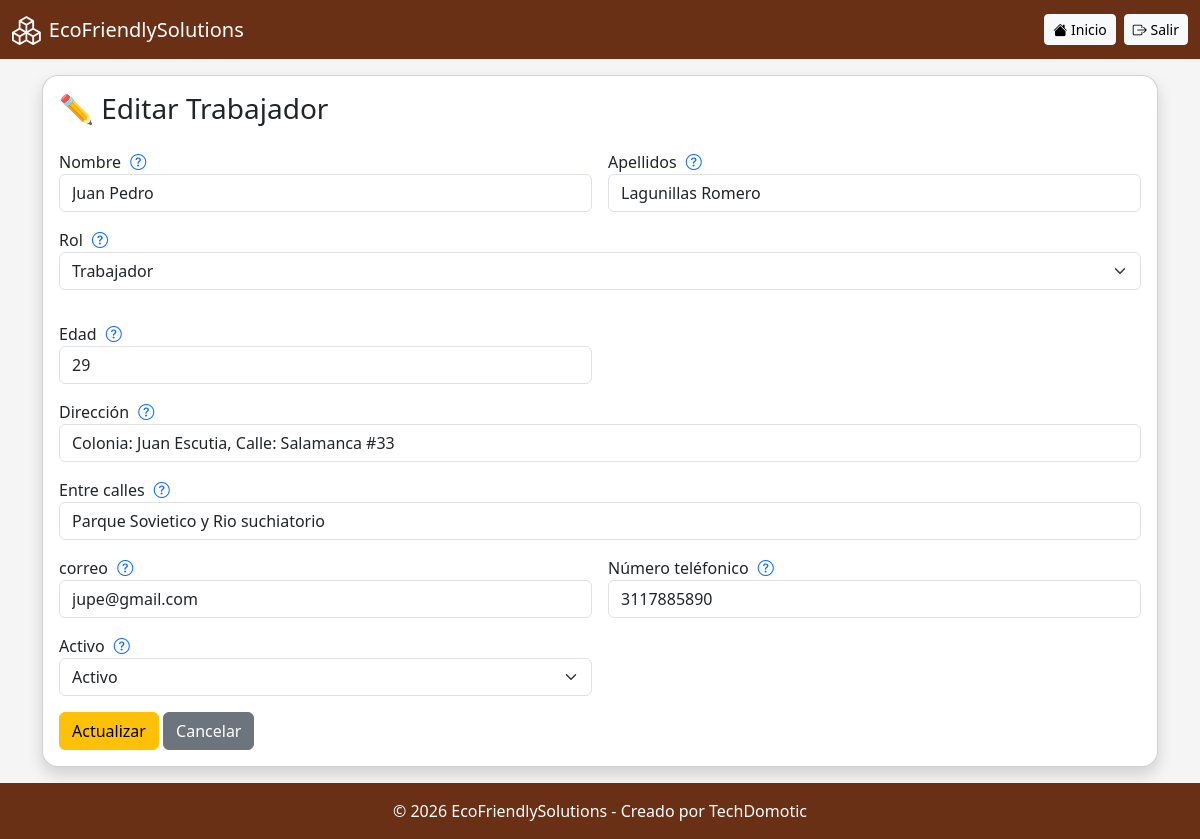
Page /rh/editar.php?id=1 (signed in) on the earlier database version.
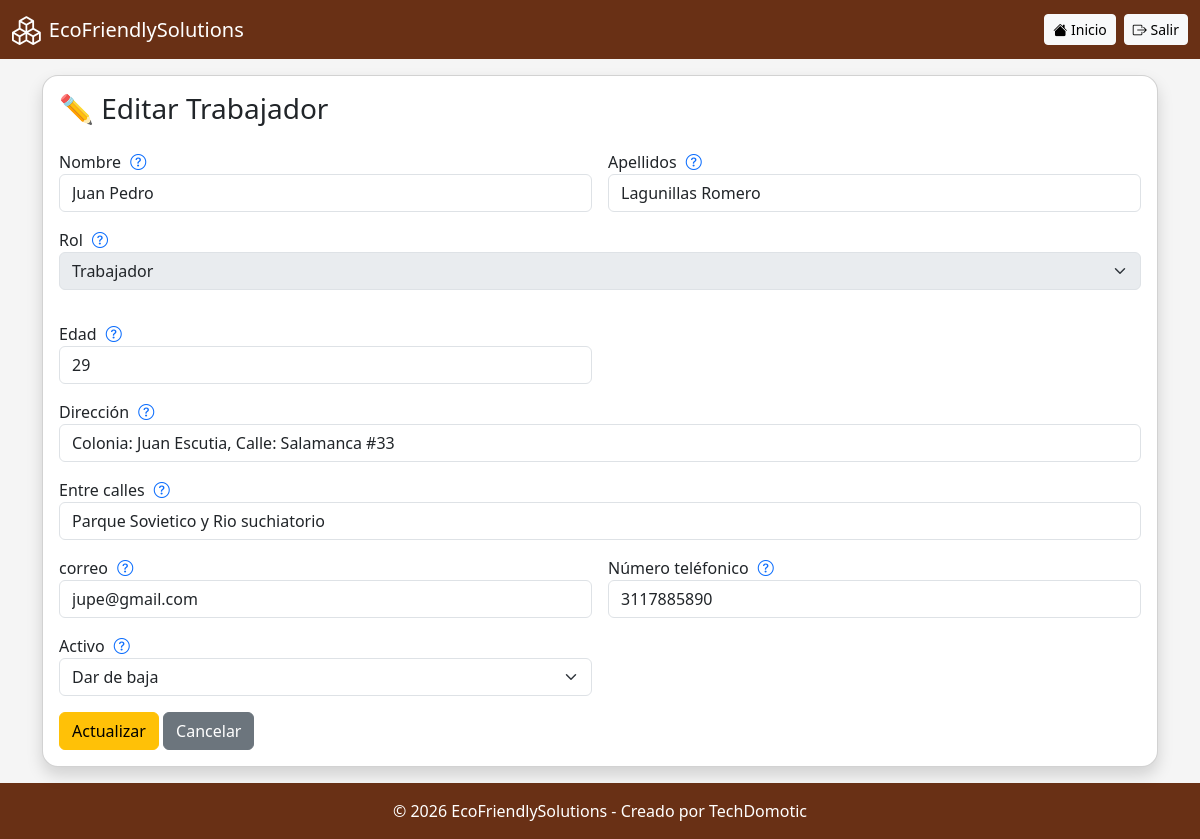
Same page on the later database version.
### tables this page shows
CREATE TABLE `rh` (
  `id_trabajador` int(11) NOT NULL,
  `nombre` varchar(100) NOT NULL,
  `apellidos` varchar(150) DEFAULT NULL,
  `rol` tinyint(1) NOT NULL DEFAULT 0,
  `password` varchar(150) DEFAULT NULL,
  `edad` int(11) DEFAULT NULL,
  `direccion` varchar(150) DEFAULT NULL,
  `entre_calles` varchar(200) DEFAULT NULL,
  `correo` varchar(100) DEFAULT NULL,
  `numero_telefonico` bigint(11) DEFAULT NULL,
  `activo` tinyint(1) NOT NULL DEFAULT 1,
  `fecha_creacion` timestamp NOT NULL DEFAULT current_timestamp()
);

### rh/editar.php (the view, shortened to what this page needs)
<?php
include '../includes/conexion.php';
include '../includes/header.php';
$id = intval($_GET['id']);
$trabajador = $conn->query("
SELECT * FROM rh WHERE id_trabajador=$id
")->fetch_assoc();
?>
<div class="card shadow rounded-4">
<div class="card-body">
<h3 class="mb-4">✏️ Editar Trabajador</h3>
<form method="POST" class="row g-3">
<div class="col-md-6">
<label>Nombre
    <i class="bi bi-question-circle text-primary"
     style="cursor: pointer; margin-left: 5px;"
     data-bs-toggle="tooltip"
     data-bs-placement="top"
     title="Escriba el nombre del trabajador">
    </i>
</label>
<input type="text" name="nombre"
class="form-control"
value="<?= htmlspecialchars($trabajador['nombre']); ?>"
required>
</div>
<div class="col-md-6">
<label>Apellidos
    <i class="bi bi-question-circle text-primary"
     style="cursor: pointer; margin-left: 5px;"
     data-bs-toggle="tooltip"
     data-bs-placement="top"
     title="Escriba los apellidos del trabajador">
    </i>
</label>
<input type="text"
name="apellidos"
class="form-control"
value="<?= htmlspecialchars ($trabajador['apellidos']); ?>"
required>
</div>
<div class="mb-3">
<label>Rol
    <i class="bi bi-question-circle text-primary"
     style="cursor: pointer; margin-left: 5px;"
     data-bs-toggle="tooltip"
     data-bs-placement="top"
     title="Seleccione el rol que ejercera la persona en la empresa">
    </i>
</label>
<select name="rol" id="rolSelect" class="form-select">
    <option value="0" <?= $trabajador['rol']=='0'?'selected':'' ?>>Trabajador</option>
</select>
</div>
<div class="col-md-6">
<label>Edad
    <i class="bi bi-question-circle text-primary"
     style="cursor: pointer; margin-left: 5px;"
     data-bs-toggle="tooltip"
     data-bs-placement="top"
     title="Anote la edad de la persona">
    </i>
</label>
<input type="text" name="edad"
class="form-control"
value="<?= htmlspecialchars($trabajador['edad']); ?>"
required>
</div>
<div class="col-12">
<label>Direcci&oacute;n
    <i class="bi bi-question-circle text-primary"
     style="cursor: pointer; margin-left: 5px;"
     data-bs-toggle="tooltip"
     data-bs-placement="top"
     title="Escribe la dirección del trabajador">
    </i>
</label>
<input type="text" name="direccion"
class="form-control"
value="<?= htmlspecialchars($trabajador['direccion']); ?>"
required>
</div>
<div class="col-12">
<label>Entre calles
    <i class="bi bi-question-circle text-primary"
     style="cursor: pointer; margin-left: 5px;"
     data-bs-toggle="tooltip"
     data-bs-placement="top"
     title="Escriba las calles paralelas al domicilio del trabajador">
    </i>
</label>
<input type="text" name="entre_calles"
class="form-control"
value="<?= htmlspecialchars($trabajador['entre_calles']); ?>"
required>
</div>
<div class="col-md-6">
<label>correo
    <i class="bi bi-question-circle text-primary"
     style="cursor: pointer; margin-left: 5px;"
     data-bs-toggle="tooltip"
     data-bs-placement="top"
     title="Escriba el medio por el cual el trabajador recibe mensajes electrónicos">
    </i>
</label>
<input type="text" name="correo"
class="form-control"
value="<?= htmlspecialchars($trabajador['correo']); ?>"
required>
</div>
<div class="col-md-6">
<label>N&uacute;mero tel&eacute;fonico
    <i class="bi bi-question-circle text-primary"
     style="cursor: pointer; margin-left: 5px;"
     data-bs-toggle="tooltip"
     data-bs-placement="top"
     title="Escriba el número de contacto teléfonico del trabajador">
    </i>
</label>
<input type="text" name="numero_telefonico"
class="form-control"
value="<?= intval($trabajador['numero_telefonico']); ?>"
required>
</div>
<div class="col-md-6">
<label>Activo
    <i class="bi bi-question-circle text-primary"
     style="cursor: pointer; margin-left: 5px;"
     data-bs-toggle="tooltip"
     data-bs-placement="top"
     title="Seleccione si el trabajador seguira activo o no">
    </i>
</label>
<select name="activo" id="activoSelect" class="form-select">
<option value="1" <?= $trabajador['activo']=='1'?'selected':'' ?>>Activo</option>
<option value="0" <?= $trabajador['activo']=='0'?'selected':'' ?>>Dar de baja</option>
</select>
</div>
<div class="col-12 mt-3">
<button class="btn btn-warning">Actualizar</button>
<a href="listar.php" class="btn btn-secondary">Cancelar</a>
</div>
</form>
</div>
</div>
<?php include '../includes/footer.php'; ?>

Differences in the rows shown:
changed rh "Juan Pedro": activo "Activo" → "Dar de baja"
